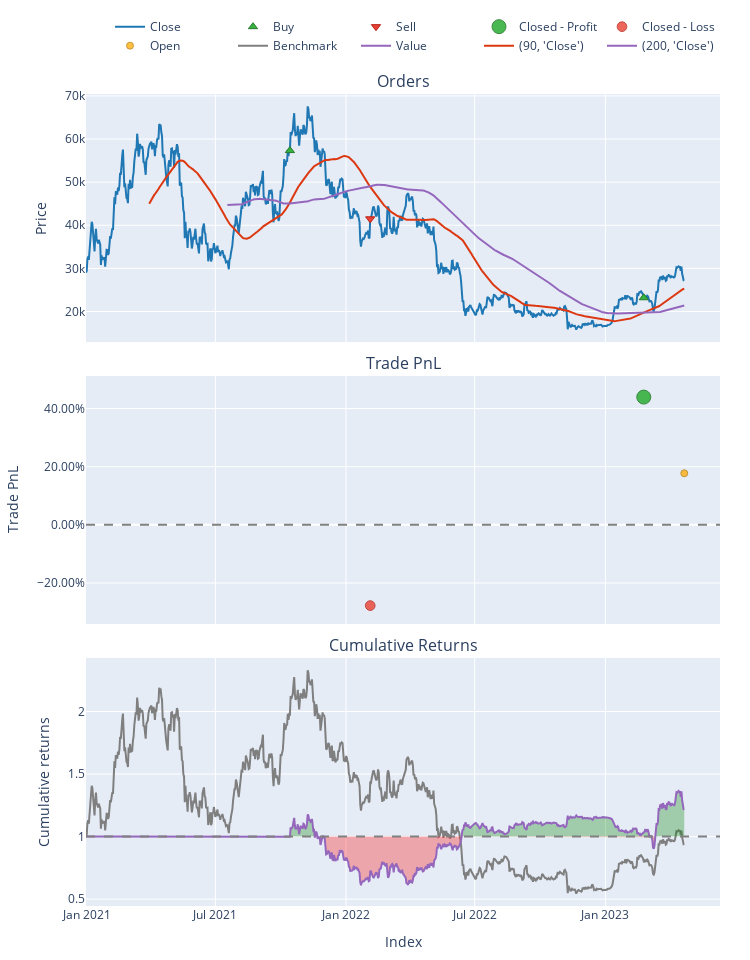

Source (notebook cell):
### Code cell
fig = pf.plot(subplots=['orders','trade_pnl','cum_returns'])
fast_ma.ma.vbt.plot(fig=fig)
slow_ma.ma.vbt.plot(fig=fig)
fig.show()

### Figure 1 — Plotly figure (JSON) as saved in the notebook; plotly's stock layout.template omitted (floating-point values rounded to 4 significant figures; data arrays with more than 128 entries replaced by an {"elided": "..."} marker saying what was removed)
{"data": [{"legendgroup": "0", "line": {"color": "#1f77b4"}, "name": "Close", "showlegend": true, "type": "scatter", "uid": "e132041c-b1f7-4b6d-bf33-eadb01b21989", "x": {"elided": "843 str values"}, "xaxis": "x", "y": {"elided": "843 float values"}, "yaxis": "y"}, {"customdata": [[0, 348.6, 19980.0], [2, 1243.0, 28840.0]], "hovertemplate": "Order Id: %{customdata[0]}<br>Timestamp: %{x}<br>Price: %{y}<br>Size: %{customdata[1]:.6f}<br>Fees: %{customdata[2]:.6f}", "legendgroup": "1", "marker": {"color": "#37B13F", "line": {"color": "rgb(38,123,44)", "width": 1}, "size": 8, "symbol": "triangle-up"}, "mode": "markers", "name": "Buy", "type": "scatter", "uid": "d02f23e8-a04f-4b78-9ff4-590974fdd71b", "x": ["2021-10-14T00:00:00+00:00", "2023-02-24T00:00:00+00:00"], "xaxis": "x", "y": [57320.0, 23200.0], "yaxis": "y"}, {"customdata": [[1, 696.4, 28900.0]], "hovertemplate": "Order Id: %{customdata[0]}<br>Timestamp: %{x}<br>Price: %{y}<br>Size: %{customdata[1]:.6f}<br>Fees: %{customdata[2]:.6f}", "legendgroup": "2", "marker": {"color": "#EA4335", "line": {"color": "rgb(181,31,18)", "width": 1}, "size": 8, "symbol": "triangle-down"}, "mode": "markers", "name": "Sell", "type": "scatter", "uid": "034a61f5-1103-4816-8fa2-354b4c4cce23", "x": ["2022-02-04T00:00:00+00:00"], "xaxis": "x", "y": [41500.0], "yaxis": "y"}, {"customdata": [[1, 1, 6344000.0, 0.4395]], "hovertemplate": "Exit Trade Id: %{customdata[0]}<br>Position Id: %{customdata[1]}<br>Exit Timestamp: %{x}<br>PnL: %{customdata[2]:.6f}<br>Return: %{customdata[3]:.2%}", "legendgroup": "3", "marker": {"color": "#37B13F", "line": {"color": "rgb(38,123,44)", "width": 1}, "opacity": [0.9], "size": [14], "symbol": "circle"}, "mode": "markers", "name": "Closed - Profit", "type": "scatter", "uid": "ba338675-cfae-4b3c-8443-2fede57f1390", "x": ["2023-02-24T00:00:00+00:00"], "xaxis": "x2", "y": [0.4395], "yaxis": "y2"}, {"customdata": [[0, 0, -5549000.0, -0.2777]], "hovertemplate": "Exit Trade Id: %{customdata[0]}<br>Position Id: %{customdata[1]}<br>Exit Timestamp: %{x}<br>PnL: %{customdata[2]:.6f}<br>Return: %{customdata[3]:.2%}", "legendgroup": "4", "marker": {"color": "#EA4335", "line": {"color": "rgb(181,31,18)", "width": 1}, "opacity": [0.8074], "size": [9.679], "symbol": "circle"}, "mode": "markers", "name": "Closed - Loss", "type": "scatter", "uid": "e202c9aa-8ca5-412c-afde-df8bec0a3550", "x": ["2022-02-04T00:00:00+00:00"], "xaxis": "x2", "y": [-0.2777], "yaxis": "y2"}, {"customdata": [[2, 2, 3687000.0, 0.1775]], "hovertemplate": "Exit Trade Id: %{customdata[0]}<br>Position Id: %{customdata[1]}<br>Exit Timestamp: %{x}<br>PnL: %{customdata[2]:.6f}<br>Return: %{customdata[3]:.2%}", "legendgroup": "5", "marker": {"color": "#FFAA00", "line": {"color": "rgb(178,118,0)", "width": 1}, "opacity": [0.75], "size": [7], "symbol": "circle"}, "mode": "markers", "name": "Open", "type": "scatter", "uid": "710dc72c-f180-49d8-a31d-35202fe8a8ce", "x": ["2023-04-22T00:00:00+00:00"], "xaxis": "x2", "y": [0.1775], "yaxis": "y2"}, {"legendgroup": "6", "line": {"color": "#7f7f7f"}, "name": "Benchmark", "showlegend": true, "type": "scatter", "uid": "c784cccc-9518-465e-bfc5-03f63f0ddb4d", "x": {"elided": "843 str values"}, "xaxis": "x3", "y": {"elided": "843 float values"}, "yaxis": "y3"}, {"hoverinfo": "skip", "legendgroup": "7", "line": {"color": "rgba(0, 0, 0, 0)", "width": 0}, "opacity": 0, "showlegend": false, "type": "scatter", "uid": "c9bd5663-df91-45b8-ac0f-ec602c4a04b2", "x": {"elided": "843 str values"}, "xaxis": "x3", "y": {"elided": "843 int values"}, "yaxis": "y3"}, {"connectgaps": false, "fill": "tonexty", "fillcolor": "rgba(0, 128, 0, 0.3)", "hoverinfo": "skip", "legendgroup": "7", "line": {"color": "rgba(0, 0, 0, 0)", "width": 0}, "opacity": 0, "showlegend": false, "type": "scatter", "uid": "e6359f50-fa60-4fde-95df-f7641ffb497a", "x": {"elided": "843 str values"}, "xaxis": "x3", "y": {"elided": "843 float values"}, "yaxis": "y3"}, {"hoverinfo": "skip", "legendgroup": "7", "line": {"color": "rgba(0, 0, 0, 0)", "width": 0}, "opacity": 0, "showlegend": false, "type": "scatter", "uid": "60c4fcb9-7285-4c88-81a3-916b74dd968f", "x": {"elided": "843 str values"}, "xaxis": "x3", "y": {"elided": "843 int values"}, "yaxis": "y3"}, {"connectgaps": false, "fill": "tonexty", "fillcolor": "rgba(255, 0, 0, 0.3)", "hoverinfo": "skip", "legendgroup": "7", "line": {"color": "rgba(0, 0, 0, 0)", "width": 0}, "opacity": 0, "showlegend": false, "type": "scatter", "uid": "9c9c75b4-39c1-464a-8cd4-e8cc3b399bab", "x": {"elided": "843 str values"}, "xaxis": "x3", "y": {"elided": "843 float values"}, "yaxis": "y3"}, {"legendgroup": "8", "line": {"color": "#9467bd"}, "name": "Value", "showlegend": true, "type": "scatter", "uid": "5f8055b8-7140-4635-b5bf-da00ab1658bd", "x": {"elided": "843 str values"}, "xaxis": "x3", "y": {"elided": "843 float values"}, "yaxis": "y3"}, {"hoverinfo": "skip", "legendgroup": "7", "line": {"color": "rgba(0, 0, 0, 0)", "width": 0}, "opacity": 0, "showlegend": false, "type": "scatter", "uid": "eea67300-d453-4ddb-b191-a916f98a684a", "x": {"elided": "843 str values"}, "xaxis": "x3", "y": {"elided": "843 int values"}, "yaxis": "y3"}, {"name": "(90, 'Close')", "showlegend": true, "type": "scatter", "uid": "1cba50c9-4948-4309-a54c-cb7d79571e71", "x": {"elided": "843 str values"}, "y": {"elided": "843 float values"}}, {"name": "(200, 'Close')", "showlegend": true, "type": "scatter", "uid": "04c79ef8-bac8-404c-9537-b15b6639c26a", "x": {"elided": "843 str values"}, "y": {"elided": "843 float values"}}], "layout": {"annotations": [{"font": {"size": 16}, "showarrow": false, "text": "Orders", "x": 0.5, "xanchor": "center", "xref": "paper", "y": 1, "yanchor": "bottom", "yref": "paper"}, {"font": {"size": 16}, "showarrow": false, "text": "Trade PnL", "x": 0.5, "xanchor": "center", "xref": "paper", "y": 0.6528, "yanchor": "bottom", "yref": "paper"}, {"font": {"size": 16}, "showarrow": false, "text": "Cumulative Returns", "x": 0.5, "xanchor": "center", "xref": "paper", "y": 0.3056, "yanchor": "bottom", "yref": "paper"}], "height": 960, "legend": {"orientation": "h", "traceorder": "normal", "x": 1, "xanchor": "right", "y": 1.042, "yanchor": "bottom"}, "margin": {"b": 30, "l": 30, "r": 30, "t": 30}, "shapes": [{"line": {"color": "gray", "dash": "dash"}, "type": "line", "x0": 0, "x1": 1, "xref": "paper", "y0": 0, "y1": 0, "yref": "y2"}, {"line": {"color": "gray", "dash": "dash"}, "type": "line", "x0": 0, "x1": 1, "xref": "paper", "y0": 1, "y1": 1, "yref": "y3"}], "showlegend": true, "width": 750, "xaxis": {"anchor": "y", "domain": [0, 1], "matches": "x3", "showticklabels": false}, "xaxis2": {"anchor": "y2", "domain": [0, 1], "matches": "x3", "showticklabels": false}, "xaxis3": {"anchor": "y3", "domain": [0, 1], "title": {"text": "Index"}}, "yaxis": {"anchor": "x", "domain": [0.6944, 1], "title": {"text": "Price"}}, "yaxis2": {"anchor": "x2", "domain": [0.3472, 0.6528], "tickformat": ".2%", "title": {"text": "Trade PnL"}}, "yaxis3": {"anchor": "x3", "domain": [0, 0.3056], "title": {"text": "Cumulative returns"}}}}
